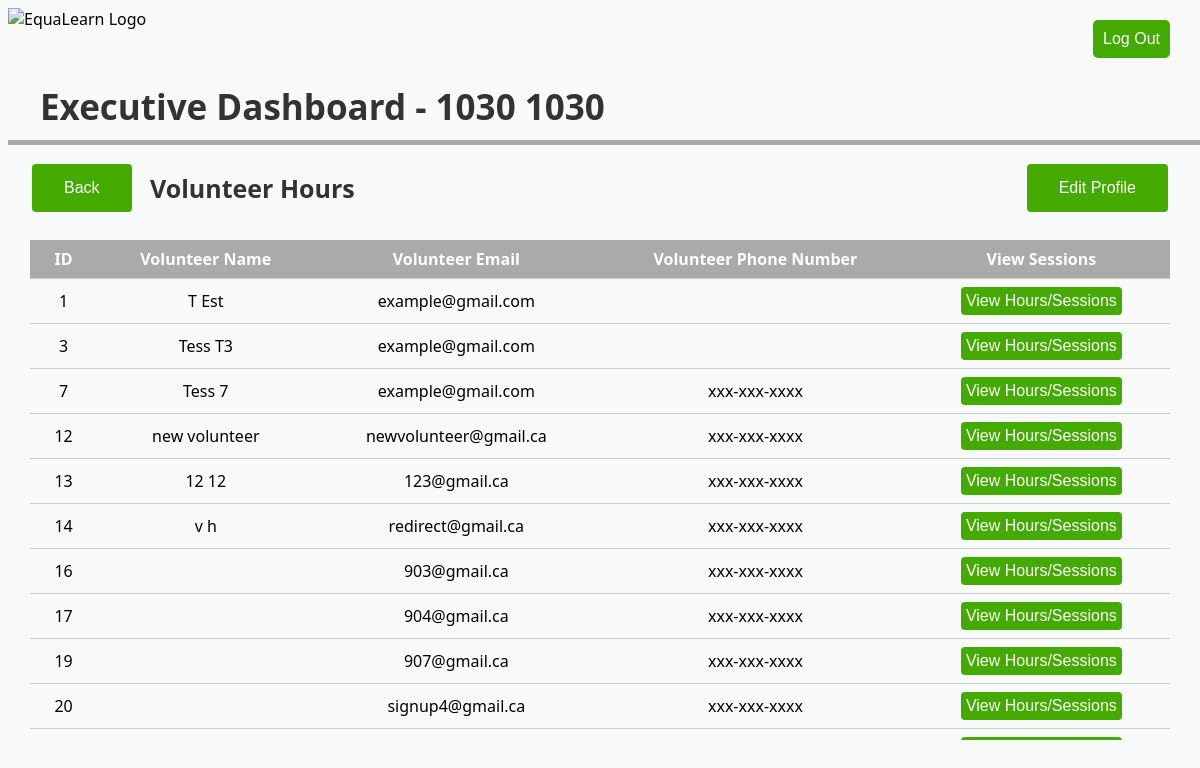
Page /approve_hours/35/ on the committed database.
### equalearn/models.py (models this page shows)
class User(models.Model):
    User_ID = models.AutoField(primary_key = True)
    username = models.CharField(max_length = 100, unique = True)
    usertype = models.CharField(max_length = 10, blank = True, null = True)
    name = models.CharField(max_length=50)
    phone_number = models.CharField(max_length = 12)
    email = models.CharField(max_length = 60)

class Tutor(User):
    preference_online = models.CharField(max_length=50)
    date_started = models.DateField(auto_now_add = True)
    accepted = models.BooleanField(default = False)

### equalearn/views.py (the view)
# urls.py: url(r'approve_hours/(?P<eid>\d+)/$', views.approve_hours, name = "approve_hours"),
def approve_hours(request, eid):
    tutors = Tutor.objects.all()
    exec = Executive.objects.get(User_ID = eid)
    return render(request, 'approvehours.html', {'tutors': tutors, 'executive': exec})

### templates/approvehours.html (shortened to what this page needs)
<!DOCTYPE html>
{% load static %}
<html>
<head>
  <link rel="stylesheet" href="{% static 'equalearndb/dashboardstyle.css' %}">
</head>
<button class = "logoutbutton">Log Out</button>
<img src = "https://i.imgur.com/Z9fdh0a.png" alt = "EquaLearn Logo" height = "50" style = "float:left">
<h1> Executive Dashboard - {{executive.name}}</h1>
<div class="rectangle"></div>
<h2> Volunteer Hours </h2>
<a href = "{% url 'executive_dashboard' id=executive.User_ID %}"><button class = "button1" style = "button;">Back</button></a>
<button class = "editprofilebutton" style = "button;">Edit Profile</button>
    <div class="tableFixHead">
      <table>
        <thead>
   <tr>
    <th>ID</th>
    <th>Volunteer Name</th>
    <th>Volunteer Email</th>
    <th>Volunteer Phone Number</th>
    <th>View Sessions</th>
  </tr>
    {% for tutor in tutors%}
    <tr>
      <td><center>{{tutor.User_ID}}</center></td>
      <td><center>{{tutor.name}}</center></td>
      <td><center>{{tutor.email}}</center></td>
      <td><center>{{tutor.phone_number}}</center></td>
      <td><center><a href = "{% url 'view_volunteer_hours' eid=executive.User_ID tid=tutor.User_ID %}"><button class = "tablebutton">View Hours/Sessions</button></a></center></td>
    </tr>
    {% endfor %}
      </table>
    </div>
</body>
</html>

### static/equalearndb/dashboardstyle.css (style rules this page uses)
.logoutbutton { border: none; color: white; background-color:#44aa00; text-align: center; font-size: 16px; padding: 10px; border-radius: 5px; position: absolute; right: 30px; top: 20px; }
h1 { color: #333333; position: absolute; font-size: 35px; left: 40px; top: 60px; }
.rectangle { height: 5px; width: 100%; background-color: #AAA; position: absolute; top: 140px; }
.button1 { position: absolute; top: 160px; left: 30px; border: none; background-color:#44aa00; color: white; padding: 15px 32px; text-align: center; font-size: 16px; margin: 4px 2px; border-radius: 4px }
.editprofilebutton { position: absolute; top: 160px; right: 30px; border: none; background-color:#44aa00; color: white; padding: 15px 32px; text-align: center; font-size: 16px; margin: 4px 2px; border-radius: 4px }
.tablebutton { border: none; color: white; background-color:#44aa00; text-align: center; font-size: 16px; padding: 5px; border-radius: 4px; }
.tableFixHead { overflow-y: auto; height: 500px; position: absolute; top: 240px; right: 30px; left: 30px; }
.tableFixHead thead th { position: sticky; top: 0; }
table { border-collapse: collapse; width: 100%; }
th, td { padding: 8px 16px; border-bottom: 1px solid #ccc; }
th { color: #fff; background: #aaa; }

### templates/approvehours.html (style rules this page uses)
h2 { color: #333333; position: absolute; font-size: 25px; top: 150px; left: 150px; }

### rows in the picture
User: name "1030 1030"
Tutor: User_ID "1", name "T Est", email "example@gmail.com"
Tutor: User_ID "3", name "Tess T3", email "example@gmail.com"
Tutor: User_ID "7", name "Tess 7", email "example@gmail.com", phone_number "xxx-xxx-xxxx"
Tutor: User_ID "12", name "new volunteer", email "newvolunteer@gmail.ca", phone_number "xxx-xxx-xxxx"
Tutor: User_ID "13", name "12 12", email "123@gmail.ca", phone_number "xxx-xxx-xxxx"
Tutor: User_ID "14", name "v h", email "redirect@gmail.ca", phone_number "xxx-xxx-xxxx"
Tutor: User_ID "16", email "903@gmail.ca", phone_number "xxx-xxx-xxxx"
Tutor: User_ID "17", email "904@gmail.ca", phone_number "xxx-xxx-xxxx"
Tutor: User_ID "19", email "907@gmail.ca", phone_number "xxx-xxx-xxxx"
Tutor: User_ID "20", email "signup4@gmail.ca", phone_number "xxx-xxx-xxxx"
